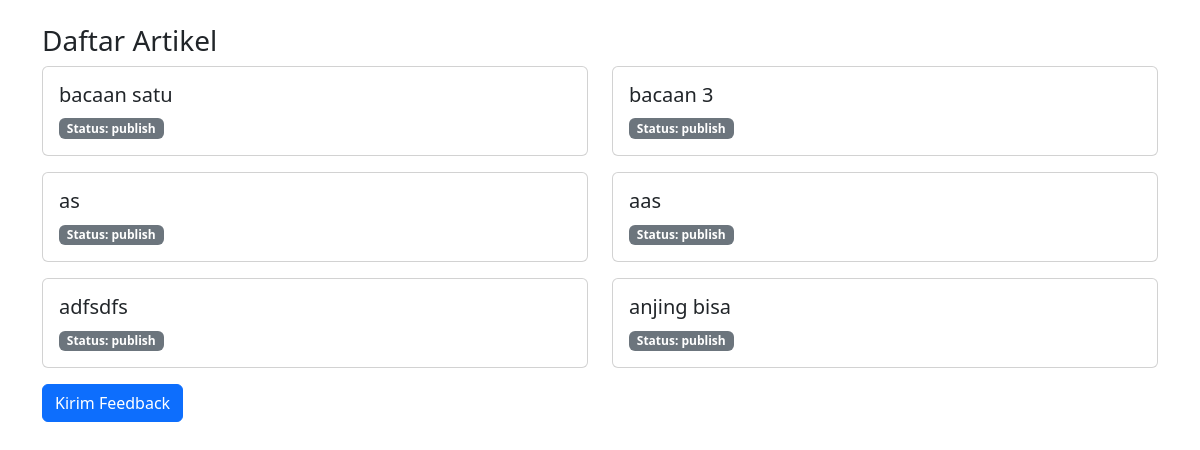
Page /index.php/home on the committed database.
### tables this page shows
CREATE TABLE `artikel` (
  `id` int(11) NOT NULL,
  `judul` varchar(255) NOT NULL,
  `status` enum('draft','publish') NOT NULL,
  `created_at` timestamp NOT NULL DEFAULT current_timestamp()
);

### application/controllers/Home.php (called while the page is built, shortened)
<?php
class Home extends CI_Controller {
  public function __construct() {
    $this->load->database();
    $this->load->helper('url');
    $this->load->model(['Artikel_model', 'Feedback_model']);
    $this->load->library('form_validation');
  }
  public function index() {
    $data['artikel'] = $this->Artikel_model->get_all();
    $this->load->view('partials/head');
    $this->load->view('artikel_user', $data);
    $this->load->view('partials/footer');
  }
}

### index.php (called while the page is built, shortened)
<?php
require_once BASEPATH.'core/CodeIgniter.php';

### application/models/Artikel_model.php (called while the page is built, shortened)
<?php
class Artikel_model extends CI_Model {
  public function get_all() {
    return $this->db->get('artikel')->result();
  }
}
?>

### application/views/artikel_user.php (the view)
<div class="container mt-4">
  <h3>Daftar Artikel</h3>
  <div class="row">
    <?php foreach ($artikel as $a): ?>
      <div class="col-md-6 mb-3">
        <div class="card">
          <div class="card-body">
            <h5><?= $a->judul ?></h5>
            <span class="badge bg-secondary">Status: <?= $a->status ?></span>
          </div>
        </div>
      </div>
    <?php endforeach ?>
  </div>
  <a href="<?= site_url('home/feedback') ?>" class="btn btn-primary">Kirim Feedback</a>
</div>

### rows in the picture
artikel: judul "bacaan satu", status "publish"
artikel: judul "bacaan 3", status "publish"
artikel: judul "as", status "publish"
artikel: judul "aas", status "publish"
artikel: judul "adfsdfs", status "publish"
artikel: judul "anjing bisa", status "publish"
